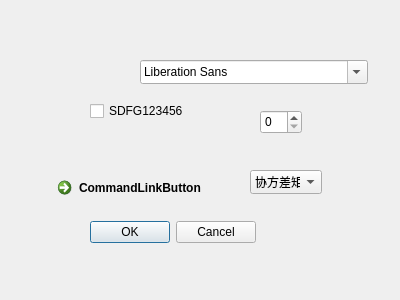
<?xml version="1.0" encoding="UTF-8"?>
<ui version="4.0">
 <class>opyions</class>
 <widget class="QWidget" name="opyions">
  <property name="geometry">
   <rect>
    <x>0</x>
    <y>0</y>
    <width>400</width>
    <height>300</height>
   </rect>
  </property>
  <property name="windowTitle">
   <string>Form</string>
  </property>
  <widget class="QCheckBox" name="checkBox">
   <property name="geometry">
    <rect>
     <x>90</x>
     <y>100</y>
     <width>131</width>
     <height>22</height>
    </rect>
   </property>
   <property name="text">
    <string>SDFG123456</string>
   </property>
  </widget>
  <widget class="QDialogButtonBox" name="buttonBox">
   <property name="geometry">
    <rect>
     <x>90</x>
     <y>220</y>
     <width>166</width>
     <height>24</height>
    </rect>
   </property>
   <property name="standardButtons">
    <set>QDialogButtonBox::Cancel|QDialogButtonBox::Ok</set>
   </property>
  </widget>
  <widget class="QCommandLinkButton" name="commandLinkButton">
   <property name="geometry">
    <rect>
     <x>50</x>
     <y>170</y>
     <width>168</width>
     <height>41</height>
    </rect>
   </property>
   <property name="text">
    <string>CommandLinkButton</string>
   </property>
  </widget>
  <widget class="QSpinBox" name="spinBox">
   <property name="geometry">
    <rect>
     <x>260</x>
     <y>110</y>
     <width>42</width>
     <height>24</height>
    </rect>
   </property>
  </widget>
  <widget class="QComboBox" name="comboBox">
   <property name="geometry">
    <rect>
     <x>250</x>
     <y>170</y>
     <width>72</width>
     <height>24</height>
    </rect>
   </property>
   <item>
    <property name="text">
     <string>协方差矩阵</string>
    </property>
   </item>
   <item>
    <property name="text">
     <string>皮尔逊系数</string>
    </property>
   </item>
  </widget>
  <widget class="QFontComboBox" name="fontComboBox">
   <property name="geometry">
    <rect>
     <x>140</x>
     <y>60</y>
     <width>228</width>
     <height>24</height>
    </rect>
   </property>
  </widget>
 </widget>
 <resources/>
 <connections/>
</ui>
